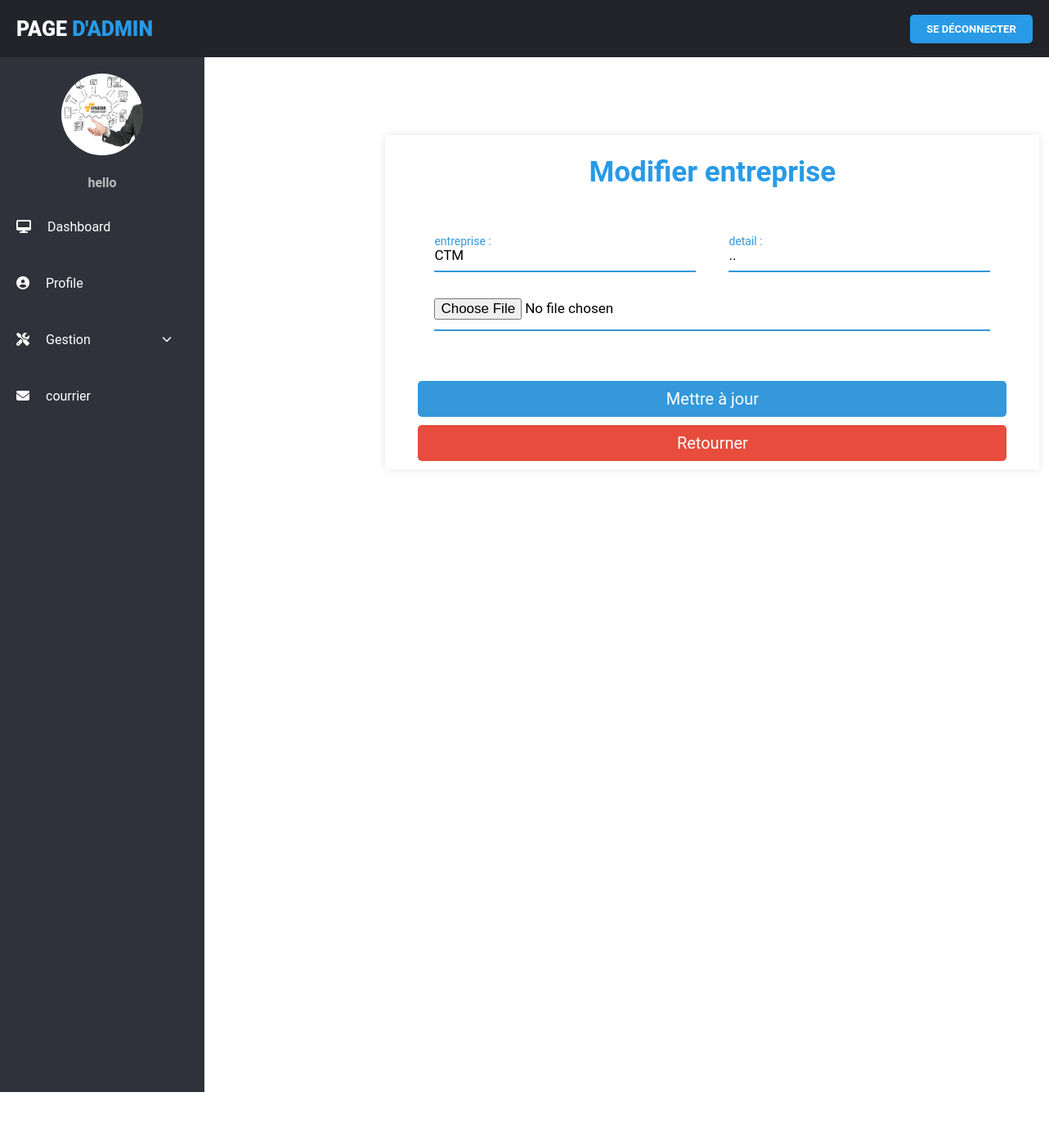
Page /app_web_final/update_entreprise.php?id=19 (signed in) on the committed database.
### tables this page shows
CREATE TABLE `user_form` (
  `id` int(11) NOT NULL,
  `name` varchar(255) NOT NULL,
  `email` varchar(255) NOT NULL,
  `utilname` varchar(255) NOT NULL,
  `password` varchar(255) NOT NULL,
  `image` varchar(255) NOT NULL,
  `direction` varchar(255) NOT NULL,
  `utiltype` varchar(50) NOT NULL DEFAULT 'Utilisateur'
);

CREATE TABLE `entreprise` (
  `ent_id` int(11) NOT NULL,
  `ent_name` varchar(255) NOT NULL,
  `ent_detail` text NOT NULL,
  `image` varchar(255) NOT NULL
);

### app_web_final/update_entreprise.php (the view, shortened to what this page needs)
<?php
$user_id = $_SESSION['user_id'];
$name = $_SESSION['name'];
?>
<?php
include ('config.php');
$ent_id = $_GET['id'];
 ?>
<!DOCTYPE html>
<html lang="en">
<head>
    <link rel="stylesheet" href="css/style2.css">
    <link rel="stylesheet" href="https://cdnjs.cloudflare.com/ajax/libs/font-awesome/5.15.3/css/all.min.css"/>
</head>
<body>
        <div class="wrapper">
            <div class="header">
                <div class="header-menu">
                    <div class="title">Page <span>d'admin</span></div>
                    <ul>
                    <a href="home_admin.php?logout=<?php echo $user_id; ?>" class="btn1">Se déconnecter</a>
                    </ul>
                </div>
            </div>
            <div class="sidebar">
                <div class="sidebar-menu">
                    <center class="profile">
                    <?php
      $select = mysqli_query($conn, "SELECT * FROM `user_form` WHERE id = '$user_id'") or die('query failed');
      if(mysqli_num_rows($select) > 0){
         $fetch = mysqli_fetch_assoc($select);
      }
      if($fetch['image'] == ''){
         echo '<img src="images/default-avatar.png">';
      }else{
         echo '<img src="uploaded_img/'.$fetch['image'].'">';
      }
   ?>
                        <p><?php echo $name; ?></p>
                    </center>
                    <li class="item">
                        <a href="home_admin.php" class="menu-btn">
                            <i class="fas fa-desktop"></i><span>Dashboard</span>
                        </a>
                    </li>
                    <li class="item" id="profile">
                        <a href="home_profil_admin.php" class="menu-btn">
                            <i class="fas fa-user-circle"></i><span>Profile </span>
                        </a>
                    </li>
                    <li class="item" id="messages">
                        <a href="#messages" class="menu-btn">
                        <i class="fas fa-screwdriver-wrench"></i><span>Gestion <i class="fas fa-chevron-down drop-down"></i></span>
                        </a>
                    </li>
                    <li class="item" id="profile">
                        <a href="consulter_admin.php" class="menu-btn">
                        <i class="fas fa-envelope"></i><span>courrier </span>
                        </a>
                    </li>
                </div>
            </div>
            <div class="main-container">
<br>
<table>
    <tr>
            <td><pre>                                                   </pre></td>
<td>
        <div class="cont">
        <div class="text">Modifier entreprise</div>
        <form action="" method="post" enctype="multipart/form-data">
<?php
      $select1 = mysqli_query($conn, "SELECT * FROM `entreprise` WHERE ent_id = '$ent_id'") or die('query failed');
      if(mysqli_num_rows($select1) > 0){
         $fetch1 = mysqli_fetch_assoc($select1);
      }
   ?>
<div class="form-row">
              <div class="input-data">
                 <input type="text" name="ent_name" value="<?php echo $fetch1['ent_name']; ?>">
                 <div class="underline"></div>
                 <label for="">entreprise :</label>
              </div>
              <div class="input-data">
              <input type="text" name="ent_detail" value="<?php echo $fetch1['ent_detail']; ?>">
                 <div class="underline"></div>
                 <label for="">detail :</label>
              </div>
           </div>
           <div class="form-row">
           <div   class="input-data">
            <input type="file" name="update_image" accept="image/jpg, image/jpeg, image/png" >
                 <div class="underline"></div>
           </div></div>
<br>
   <input type="submit" value="Mettre à jour" name="update_entreprise" class="btn">
   <a href="view_entreprise.php" class="delete-btn">Retourner</a>
</form>
</tr>
</table>
</div>
</div>
            <div class="container">
        </div>
</body>
</html>

### app_web_final/css/style2.css (style rules this page uses)
:root { --blue:#3498db; --dark-blue:#2980b9; --red:#e74c3c; --dark-red:#c0392b; --black:#333; --white:#fff; --light-bg:#eee; --box-shadow:0 5px 10px rgba(0,0,0,.1); }
* { font-family: 'Poppins', sans-serif; margin:0; padding:0; box-sizing: border-box; outline: none; border: none; text-decoration: none; }
.btn, .delete-btn { width: 100%; border-radius: 5px; padding:10px 30px; color:var(--white); display: block; text-align: center; cursor: pointer; font-size: 20px; margin-top: 10px; }
.btn { background-color: var(--blue); }
.delete-btn { background-color: var(--red); }
.container { min-height: 100vh; background-color: white; display: flex; align-items: center; justify-content: center; padding:20px; }
* { margin: 0; padding: 0; list-style: none; text-decoration: none; box-sizing: border-box; font-family: "Roboto", sans-serif; }
body { background: #fff; }
.wrapper .header { z-index: 1; background: #22242A; position: fixed; width: calc(100% - 0%); height: 70px; display: flex; top: 0; }
.wrapper .header .header-menu { width: calc(100% - 0%); height: 100%; display: flex; justify-content: space-between; align-items: center; padding: 0 20px; }
.wrapper .header .header-menu .title { color: #fff; font-size: 25px; text-transform: uppercase; font-weight: 900; }
.wrapper .header .header-menu .title span { color: #289ae6; }
.wrapper .header .header-menu ul { display: flex; }
.wrapper .sidebar { z-index: 1; background: #2F323A; position: fixed; top: 70px; width: 250px; height: calc(100% - 9%); transition: 0.3s; transition-property: width; overflow-y: auto; }
.wrapper .sidebar .sidebar-menu { overflow: hidden; }
.wrapper .sidebar .sidebar-menu .profile img { margin: 20px 0; width: 100px; height: 100px; border-radius: 50%; }
.wrapper .sidebar .sidebar-menu .profile p { color: #bbb; font-weight: 700; margin-bottom: 10px; }
.wrapper .sidebar .sidebar-menu .item { width: 250px; overflow: hidden; }
.wrapper .sidebar .sidebar-menu .item .menu-btn { display: block; color: #fff; position: relative; padding: 25px 20px; transition: 0.3s; transition-property: color; }
.wrapper .sidebar .sidebar-menu .item .menu-btn i { margin-right: 20px; }
.wrapper .sidebar .sidebar-menu .item .menu-btn .drop-down { float: right; font-size: 12px; margin-top: 3px; }
.wrapper .main-container { width: (100% - 250px); margin-top: 70px; margin-left: 250px; padding: 15px; }
.btn1 { font-family: "Roboto", sans-serif; font-size: 13px; font-weight: bold; background: #289ae6; width: 150px; padding: 10px; text-align: center; text-decoration: none; text-transform: uppercase; color: #fff; border-radius: 5px; cursor: pointer; box-shadow: 0 0 10px rgba(0, 0, 0, 0.1); -webkit-transition-duration: 0.3s; transition-duration: 0.3s; -webkit-transition-property: box-shadow, transform; transition-property: box-shadow, transform; }

### app_web_final/update_entreprise.php (style rules this page uses)
.cont { max-width: 800px; background: #fff; width: 800px; padding: 25px 40px 10px 40px; box-shadow: 0px 0px 10px rgba(0,0,0,0.1); }
.cont .text { text-align: center; font-size: 35px; font-weight: 600; background: #289ae6; -webkit-background-clip: text; -webkit-text-fill-color: transparent; }
.cont form { padding: 30px 0 0 0; }
.cont form .form-row { display: flex; margin: 32px 0; }
form .form-row .input-data { width: 100%; height: 40px; margin: 0 20px; position: relative; }
.input-data input, .textarea textarea { display: block; width: 100%; height: 100%; border: none; font-size: 17px; border-bottom: 2px solid rgba(0,0,0, 0.12); }
.input-data input:focus ~ label, .textarea textarea:focus ~ label, .input-data input:valid ~ label, .textarea textarea:valid ~ label { transform: translateY(-20px); font-size: 14px; color: #3498db; }
.input-data label { position: absolute; pointer-events: none; bottom: 10px; font-size: 16px; transition: all 0.3s ease; }
.input-data .underline { position: absolute; bottom: 0; height: 2px; width: 100%; }
.input-data .underline:before { position: absolute; content: ""; height: 2px; width: 100%; background: #3498db; transform: scaleX(0); transform-origin: center; transition: transform 0.3s ease; }
.input-data input:focus ~ .underline:before, .input-data input:valid ~ .underline:before, .textarea textarea:focus ~ .underline:before, .textarea textarea:valid ~ .underline:before { transform: scale(1); }

### rows in the picture
user_form: image (picture)
entreprise: ent_name "CTM", ent_detail ".."

### other values in the picture
$name "hello"
